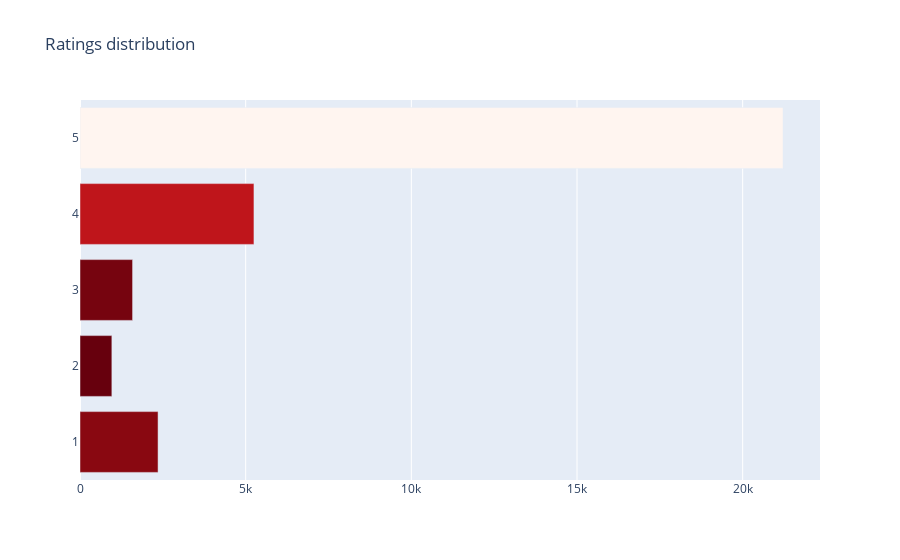

The cell this chart's notebook holds for it:
### Markdown cell above
### Rating distribution for the reviews

### Code cell
cnt_srs = df['reviews.rating'].value_counts().head()
trace = go.Bar(
    y=cnt_srs.index[::-1],
    x=cnt_srs.values[::-1],
    orientation = 'h',
    marker=dict(
        color=cnt_srs.values[::-1],
        colorscale = 'Reds',
        reversescale = True
    ),
)

layout = dict(
    title='Ratings distribution',
    )
data = [trace]
fig = go.Figure(data=data, layout=layout)
py.iplot(fig, filename="Ratings")

### Figure 1 — Plotly figure (JSON) as saved in the notebook; plotly's stock layout.template omitted (floating-point values rounded to 4 significant figures)
{"data": [{"marker": {"color": [962, 1587, 2356, 5250, 21217], "colorscale": [[0, "rgb(255,245,240)"], [0.125, "rgb(254,224,210)"], [0.25, "rgb(252,187,161)"], [0.375, "rgb(252,146,114)"], [0.5, "rgb(251,106,74)"], [0.625, "rgb(239,59,44)"], [0.75, "rgb(203,24,29)"], [0.875, "rgb(165,15,21)"], [1, "rgb(103,0,13)"]], "reversescale": true}, "orientation": "h", "type": "bar", "x": [962, 1587, 2356, 5250, 21217], "y": [2, 3, 1, 4, 5]}], "layout": {"title": {"text": "Ratings distribution"}}}
